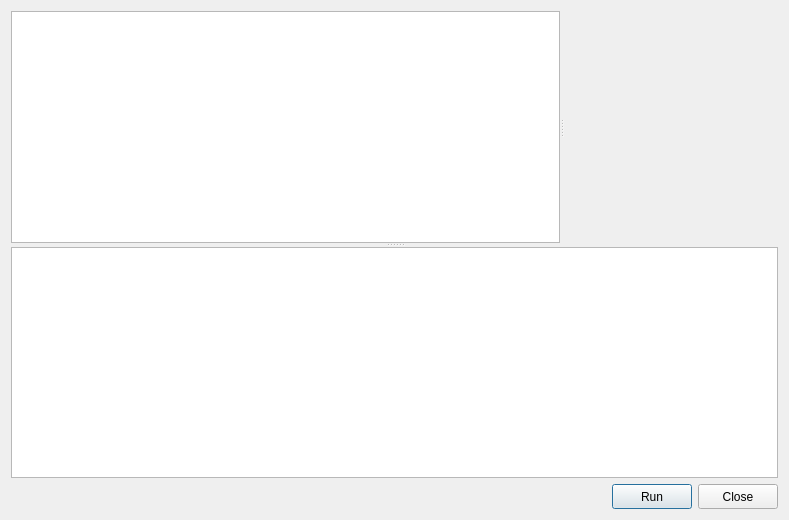
<?xml version="1.0" encoding="UTF-8"?>
<ui version="4.0">
 <class>ScriptEditorDialog</class>
 <widget class="QDialog" name="ScriptEditorDialog">
  <property name="geometry">
   <rect>
    <x>0</x>
    <y>0</y>
    <width>789</width>
    <height>520</height>
   </rect>
  </property>
  <property name="sizePolicy">
   <sizepolicy hsizetype="Expanding" vsizetype="Expanding">
    <horstretch>0</horstretch>
    <verstretch>0</verstretch>
   </sizepolicy>
  </property>
  <property name="windowTitle">
   <string>Script Editor</string>
  </property>
  <property name="windowIcon">
   <iconset resource="../tonatiuh.qrc">
    <normaloff>:/icons/LogoTonatiuh.png</normaloff>:/icons/LogoTonatiuh.png</iconset>
  </property>
  <layout class="QGridLayout" name="gridLayout">
   <item row="2" column="1">
    <widget class="QPushButton" name="runButton">
     <property name="minimumSize">
      <size>
       <width>0</width>
       <height>25</height>
      </size>
     </property>
     <property name="maximumSize">
      <size>
       <width>16777215</width>
       <height>25</height>
      </size>
     </property>
     <property name="text">
      <string>Run</string>
     </property>
    </widget>
   </item>
   <item row="2" column="2">
    <widget class="QPushButton" name="closeButton">
     <property name="minimumSize">
      <size>
       <width>0</width>
       <height>25</height>
      </size>
     </property>
     <property name="maximumSize">
      <size>
       <width>16777215</width>
       <height>25</height>
      </size>
     </property>
     <property name="text">
      <string>Close</string>
     </property>
    </widget>
   </item>
   <item row="2" column="0">
    <spacer name="horizontalSpacer">
     <property name="orientation">
      <enum>Qt::Horizontal</enum>
     </property>
     <property name="sizeHint" stdset="0">
      <size>
       <width>40</width>
       <height>20</height>
      </size>
     </property>
    </spacer>
   </item>
   <item row="1" column="0" colspan="3">
    <widget class="QSplitter" name="dialogVSplitter">
     <property name="orientation">
      <enum>Qt::Vertical</enum>
     </property>
     <widget class="QWidget" name="mainWidget" native="true">
      <layout class="QHBoxLayout" name="horizontalLayout">
       <item>
        <widget class="QSplitter" name="mainSplitter">
         <property name="orientation">
          <enum>Qt::Horizontal</enum>
         </property>
         <widget class="QTreeView" name="fileTree"/>
         <widget class="CodeEditorWidget" name="codeEditorWidget" native="true"/>
        </widget>
       </item>
      </layout>
     </widget>
     <widget class="QPlainTextEdit" name="logWidget"/>
    </widget>
   </item>
  </layout>
 </widget>
 <customwidgets>
  <customwidget>
   <class>CodeEditorWidget</class>
   <extends>QWidget</extends>
   <header>gui/CodeEditorWidget.h</header>
   <container>1</container>
  </customwidget>
 </customwidgets>
 <resources>
  <include location="../tonatiuh.qrc"/>
  <include location="../tonatiuh.qrc"/>
  <include location="../tonatiuh.qrc"/>
 </resources>
 <connections/>
</ui>
